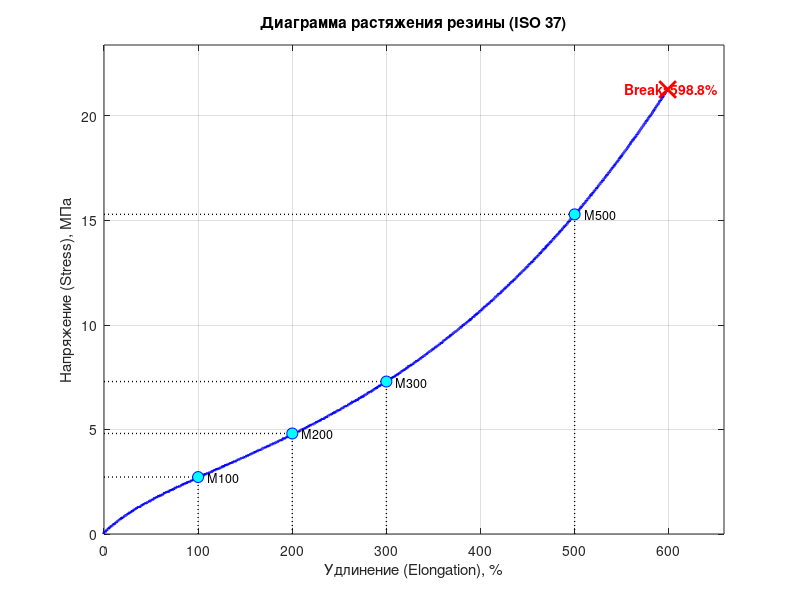

Recreate this plot in MATLAB.
%% ПРИМЕР: РЕЗИНА / ЭЛАСТОМЕРЫ (ISO 37 / ASTM D412)
clear; clc; close all;

%% 1. ГЕНЕРАЦИЯ ДАННЫХ (S-образная кривая)
% Образец "Гантелька" (Type 2)
L0 = 25;        % мм (рабочая база)
S0 = 2 * 6;     % 12 мм^2 (толщина 2, ширина 6)
n_points = 2000;

% Тянем до 600% (Strain = 6.0)
strain_ideal = linspace(0, 6.0, n_points);

% Модель резины (Неогуковская + упрочнение в конце)
% График пологий в начале, крутой в конце.
stress_sim = zeros(1, n_points);
for i = 1:n_points
    e = strain_ideal(i);
    lam = e + 1; % Lambda (степень вытяжки)
    
    % Эмпирическая формула для S-кривой
    val = 1.5 * (lam - 1/lam^2) + 0.05 * (lam-1)^3; 
    
    stress_sim(i) = val;
end

% Добавляем шум (резина "дрожит" при растяжении, плюс шум датчика)
Force_Raw_N = (stress_sim * S0) + randn(size(stress_sim)) * 0.2; 
Extension_Raw_mm = strain_ideal * L0;

%% 2. БЛОК АНАЛИЗА

% А. Нормализация
Stress_MPa = Force_Raw_N / S0;
Strain_Raw = Extension_Raw_mm / L0;
Strain_Percent = Strain_Raw * 100;

% Б. Коррекция нуля (Toe Compensation)
% У резины начало часто вялое. Найдем, когда нагрузка превысила порог (напр. 0.5 Н)
Force_Threshold = 0.5; 
idx_start = find(Force_Raw_N > Force_Threshold, 1);

if isempty(idx_start)
    idx_start = 1;
end

% Сдвигаем деформацию, чтобы график выходил из нуля в точке начала нагрузки
Strain_Zero_Offset = Strain_Raw(idx_start);
Strain_Corrected = Strain_Raw - Strain_Zero_Offset;
Strain_Corrected_Percent = Strain_Corrected * 100;

% В. Расчет "Модулей" (Stress at specific strain) - M100, M200, M300
% Это обязательные параметры протокола ISO 37.
Targets_Percent = [100, 200, 300, 500]; % Список точек, которые надо найти
Results_Moduli = zeros(size(Targets_Percent)); % Сюда сохраним напряжения

fprintf('Поиск контрольных точек:\n');
for k = 1:length(Targets_Percent)
    target_p = Targets_Percent(k);
    
    % Ищем индекс, где деформация пересекает цель (например, 100%)
    % Используем find, чтобы найти первую точку больше цели
    idx_target = find(Strain_Corrected_Percent >= target_p, 1);
    
    if ~isempty(idx_target)
        % Берем напряжение в этой точке
        val_stress = Stress_MPa(idx_target);
        Results_Moduli(k) = val_stress;
        fprintf('  M%d (при %.0f%%) = %.2f МПа\n', target_p, target_p, val_stress);
    else
        Results_Moduli(k) = NaN; % Образец порвался раньше (например, на 250%)
        fprintf('  M%d: Образец порвался раньше\n', target_p);
    end
end

% Г. Прочность на разрыв (Tensile Strength)
[Tensile_Strength, idx_max] = max(Stress_MPa);

% Д. Удлинение при разрыве (Elongation at Break)
Elongation_Break = Strain_Corrected_Percent(idx_max);

%% 3. ОТЧЕТ
fprintf('\n--------------------------------------\n');
fprintf(' ПРОТОКОЛ ИСПЫТАНИЯ РЕЗИНЫ (ISO 37)\n');
fprintf('--------------------------------------\n');
fprintf('1. Прочность (TS)            : %.2f МПа\n', Tensile_Strength);
fprintf('2. Удлинение при разрыве (Eb): %.1f %%\n', Elongation_Break);
fprintf('--------------------------------------\n');
fprintf('Таблица модулей (Напряжений):\n');
for k = 1:length(Targets_Percent)
    if ~isnan(Results_Moduli(k))
        fprintf('  Modulus %d%% : %.2f МПа\n', Targets_Percent(k), Results_Moduli(k));
    end
end
fprintf('--------------------------------------\n');

%% 4. ГРАФИК
figure('Color', 'w'); hold on; grid on; box on;

% Основная кривая
plot(Strain_Corrected_Percent, Stress_MPa, 'b-', 'LineWidth', 2);

% Отмечаем точки модулей (M100, M200...)
for k = 1:length(Targets_Percent)
    if ~isnan(Results_Moduli(k))
        x_pt = Targets_Percent(k);
        y_pt = Results_Moduli(k);
        
        % Рисуем линию от оси X
        plot([x_pt, x_pt], [0, y_pt], 'k:', 'LineWidth', 1);
        plot([0, x_pt], [y_pt, y_pt], 'k:', 'LineWidth', 1);
        
        % Точка
        plot(x_pt, y_pt, 'bo', 'MarkerFaceColor', 'c', 'MarkerSize', 8);
        text(x_pt+10, y_pt, sprintf('M%d', x_pt), 'FontSize', 9);
    end
end

% Разрыв
plot(Elongation_Break, Tensile_Strength, 'rx', 'MarkerSize', 12, 'LineWidth', 2);
text(Elongation_Break-50, Tensile_Strength, sprintf(' Break: %.1f%%', Elongation_Break), 'Color', 'r', 'FontWeight', 'bold');

xlabel('Удлинение (Elongation), %');
ylabel('Напряжение (Stress), МПа');
title('Диаграмма растяжения резины (ISO 37)');
xlim([0, max(Strain_Corrected_Percent)*1.1]);
ylim([0, max(Stress_MPa)*1.1]);